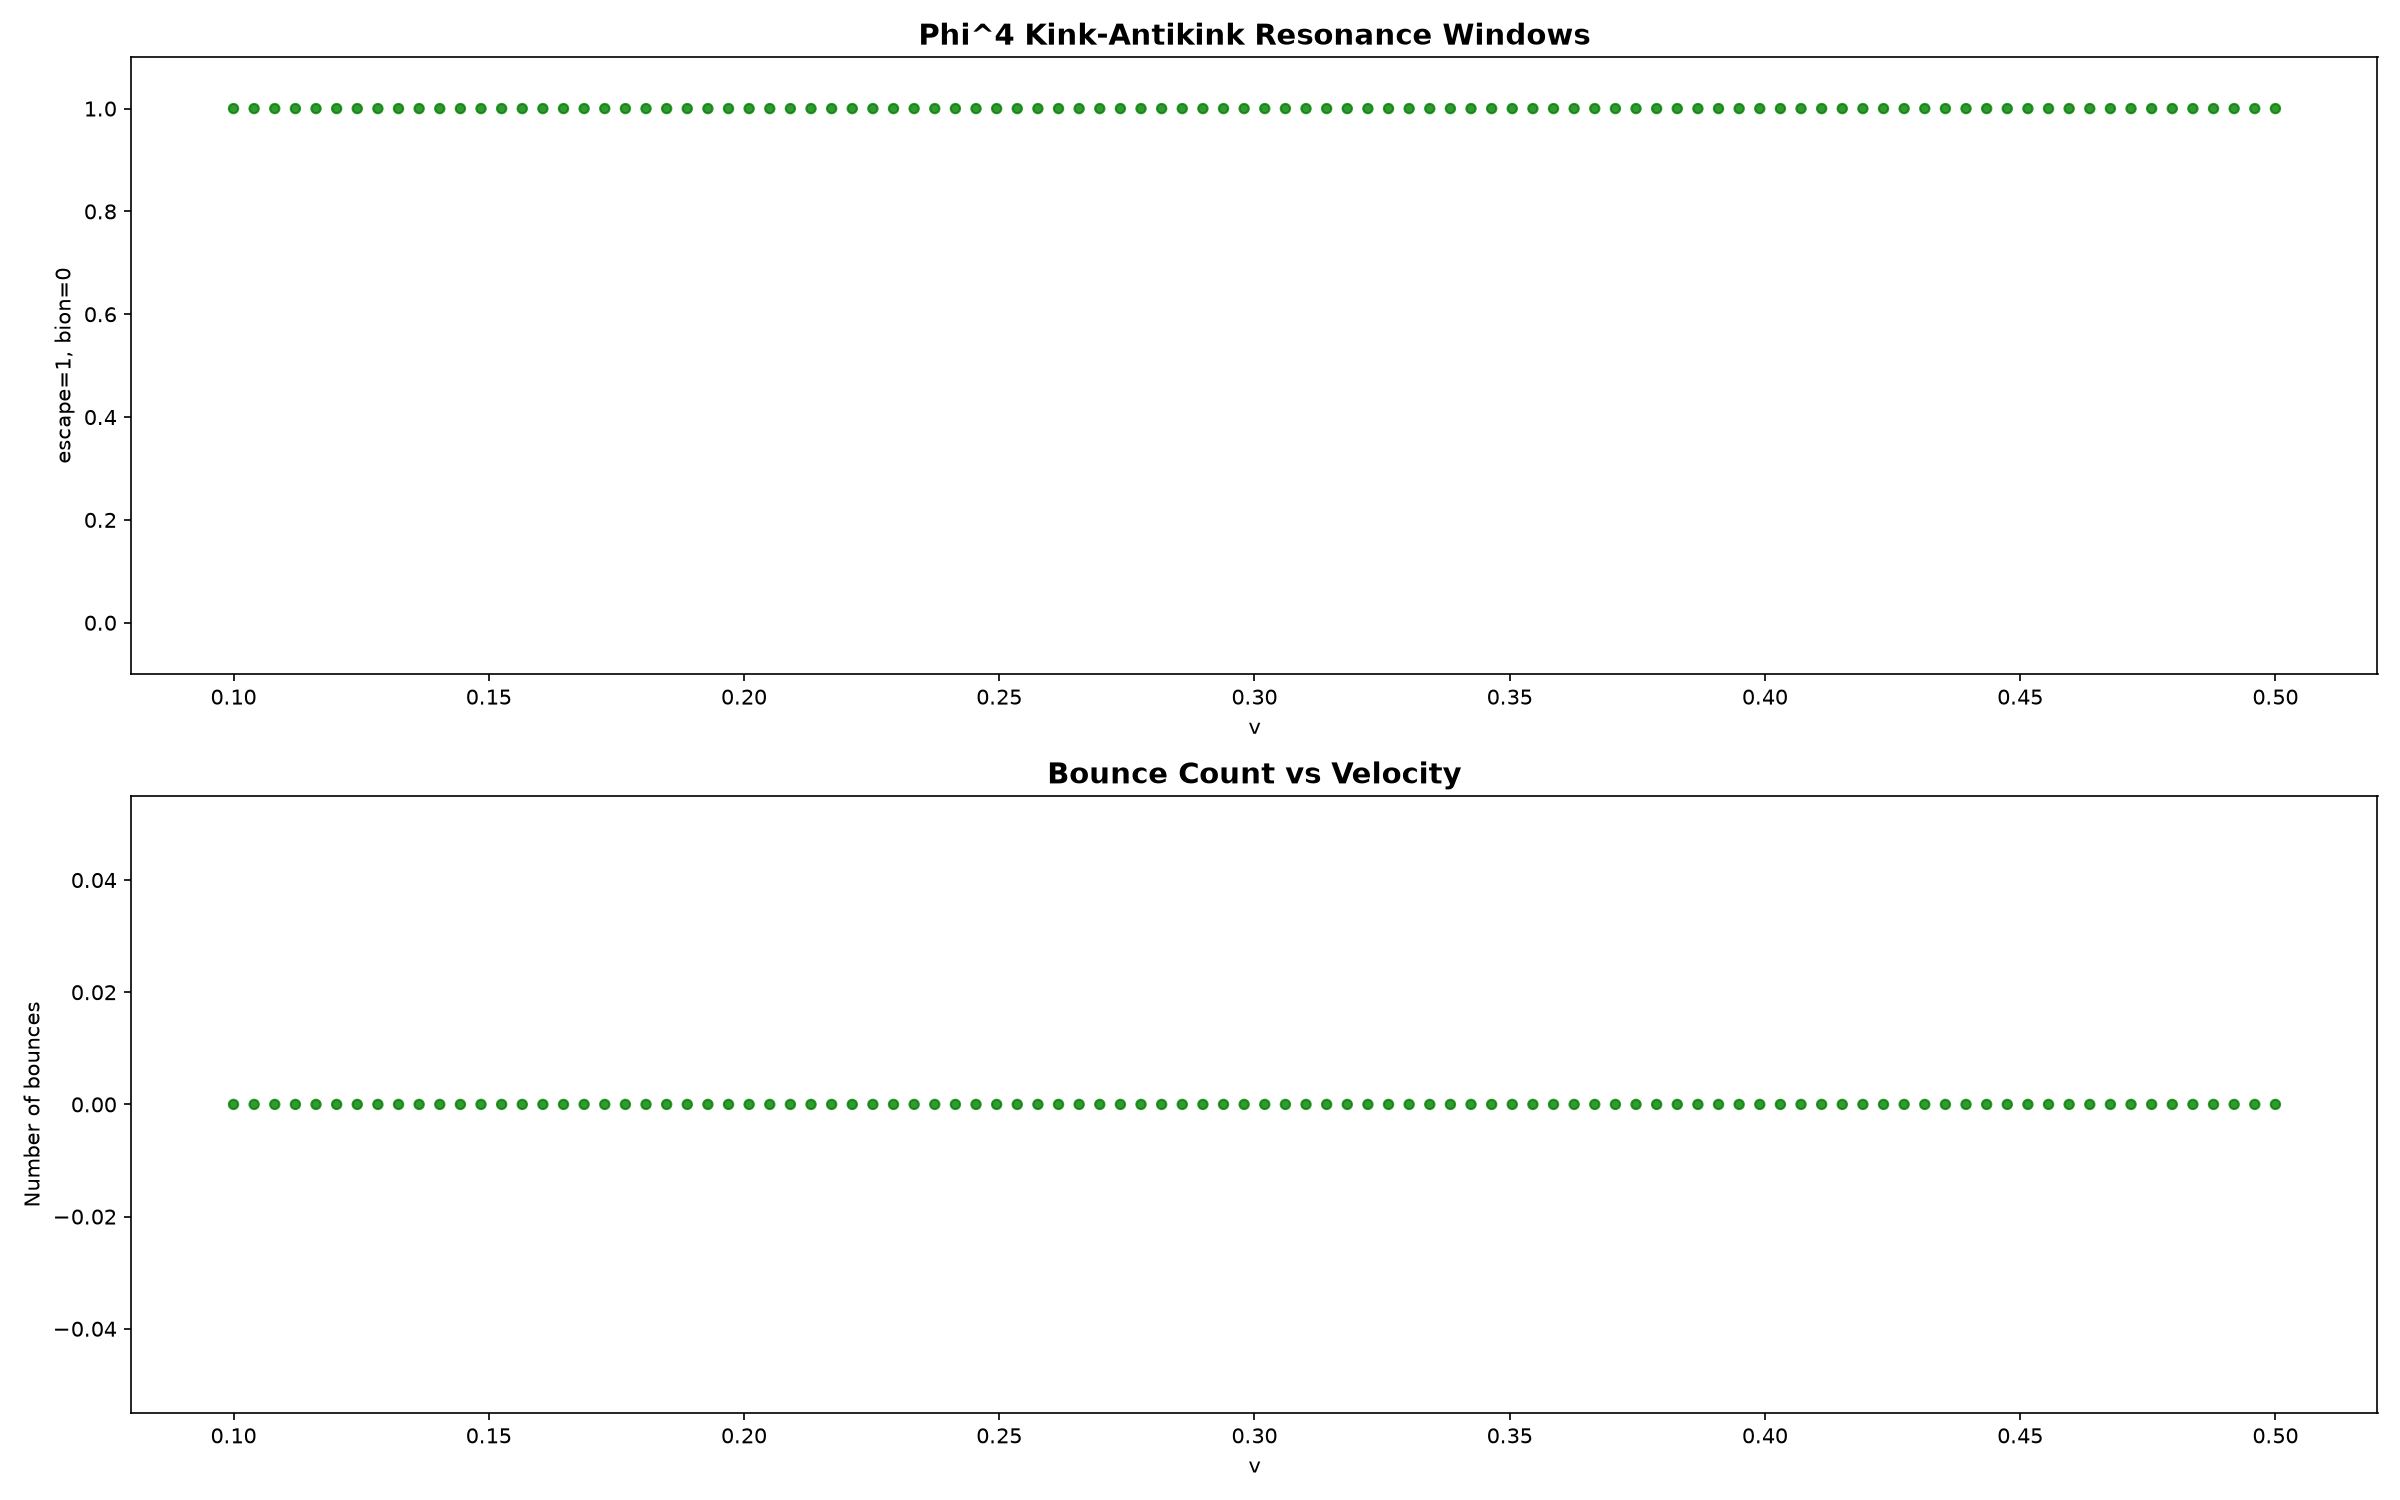

Write Python code to recreate this figure.
"""
Phi^4 Resonance Windows - v4 (no scipy)
Track the position of the field maximum to detect bounces.
"""
import numpy as np
import matplotlib
matplotlib.use('Agg')
import matplotlib.pyplot as plt
import json

L = 200.0; N = 256; dx = L/N
x = np.linspace(0, L, N, endpoint=False)
k = np.fft.fftfreq(N, d=dx) * 2*np.pi
k2fac = -k**2

def uxx(u):
    return np.fft.ifft(k2fac * np.fft.fft(u)).real

def run(v, t_max=120.0, dt=0.2):
    s2 = np.sqrt(2.0); g = 1.0/np.sqrt(1-v**2)
    x1, x2 = 80.0, 120.0
    u = np.tanh(g*(x-x1)/s2) - np.tanh(g*(x-x2)/s2) - 1.0
    s1 = 1.0/np.cosh(g*(x-x1)/s2); s2v = 1.0/np.cosh(g*(x-x2)/s2)
    w = -g*v/s2*s1**2 + g*v/s2*s2v**2
    ns = int(t_max/dt)
    ux = uxx(u)
    
    centers = []
    for i in range(ns):
        w += 0.5*dt*(ux - (u**3 - u))
        u += dt*w
        ux = uxx(u)
        w += 0.5*dt*(ux - (u**3 - u))
        if i % 10 == 0:
            dev = 0.25*(u**2-1)**2
            tot = np.sum(dev)*dx
            c = np.sum(x*dev)*dx/tot if tot > 1e-10 else 100.0
            centers.append(c)
        if not np.isfinite(u).all() or np.max(np.abs(u))>10:
            return {'v':v,'outcome':'diverged','n_bounces':0,'final_sep':0}
    
    centers = np.array(centers)
    # Count bounces using simple local extrema detection
    n_bounces = 0
    if len(centers) > 5:
        for j in range(3, len(centers)-3):
            if centers[j] > centers[j-1] and centers[j] > centers[j+1]:
                n_bounces += 1
            elif centers[j] < centers[j-1] and centers[j] < centers[j+1]:
                n_bounces += 1
    
    # Final state: check if two well-separated peaks exist in energy density
    dev_final = 0.25*(u**2-1)**2
    # Simple peak finding: find local maxima above threshold
    peaks = []
    threshold = 0.005
    for j in range(2, N-2):
        if dev_final[j] > threshold and dev_final[j] > dev_final[j-1] and dev_final[j] > dev_final[j+1]:
            peaks.append(x[j])
    
    if len(peaks) >= 2:
        # Check if peaks are well separated (not same oscillating lump)
        if abs(peaks[-1] - peaks[0]) > 20:
            outcome = 'escape'
            final_sep = abs(peaks[-1] - peaks[0])
        else:
            outcome = 'bion'
            final_sep = 0
    else:
        outcome = 'bion'
        final_sep = 0
    
    return {'v':v,'outcome':outcome,'n_bounces':int(n_bounces),
            'final_sep':float(final_sep)}

# Quick test
print("=== Test ===")
for v in [0.10, 0.15, 0.18, 0.20, 0.22, 0.25, 0.30, 0.35, 0.40]:
    r = run(v)
    print(f"v={v:.3f}: {r['outcome']}, n_bounces={r['n_bounces']}, final_sep={r['final_sep']:.1f}")

# Main scan
print("\n=== Scan: 100 points, [0.10, 0.50] ===")
vs = np.linspace(0.10, 0.50, 100)
results = [run(v) for v in vs]

# Plot
fig, axes = plt.subplots(2, 1, figsize=(16, 10))
vv = [r['v'] for r in results]
oo = [1 if r['outcome']=='escape' else 0 for r in results]
cc = ['green' if o else 'red' for o in oo]
axes[0].scatter(vv, oo, c=cc, s=20, alpha=0.8)
axes[0].set_xlabel('v'); axes[0].set_ylabel('escape=1, bion=0')
axes[0].set_title('Phi^4 Kink-Antikink Resonance Windows', fontsize=14, fontweight='bold')
axes[0].set_ylim(-0.1, 1.1)
axes[1].scatter(vv, [r['n_bounces'] for r in results], c=cc, s=20, alpha=0.8)
axes[1].set_xlabel('v'); axes[1].set_ylabel('Number of bounces')
axes[1].set_title('Bounce Count vs Velocity', fontsize=14, fontweight='bold')
plt.tight_layout()
plt.savefig('phi4_v4.png', dpi=150)
plt.close()

n_esc = sum(1 for r in results if r['outcome']=='escape')
print(f"\nEscape: {n_esc}, Bion: {len(results)-n_esc}")
for i in range(len(results)-1):
    if results[i]['outcome'] != results[i+1]['outcome']:
        print(f"  Transition at v ≈ {results[i]['v']:.4f} - {results[i+1]['v']:.4f}: {results[i]['outcome']} -> {results[i+1]['outcome']}")
print("Done!")
